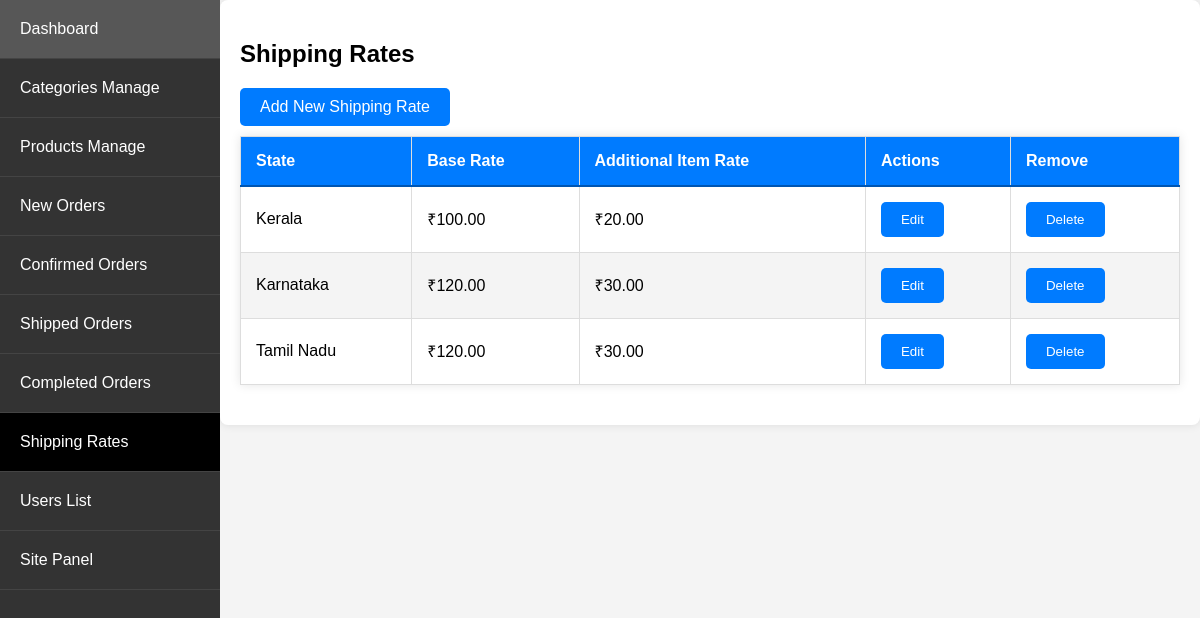
The page /admin_app/admin_app/shipping-rates/ (signed in) on the database as committed earlier.
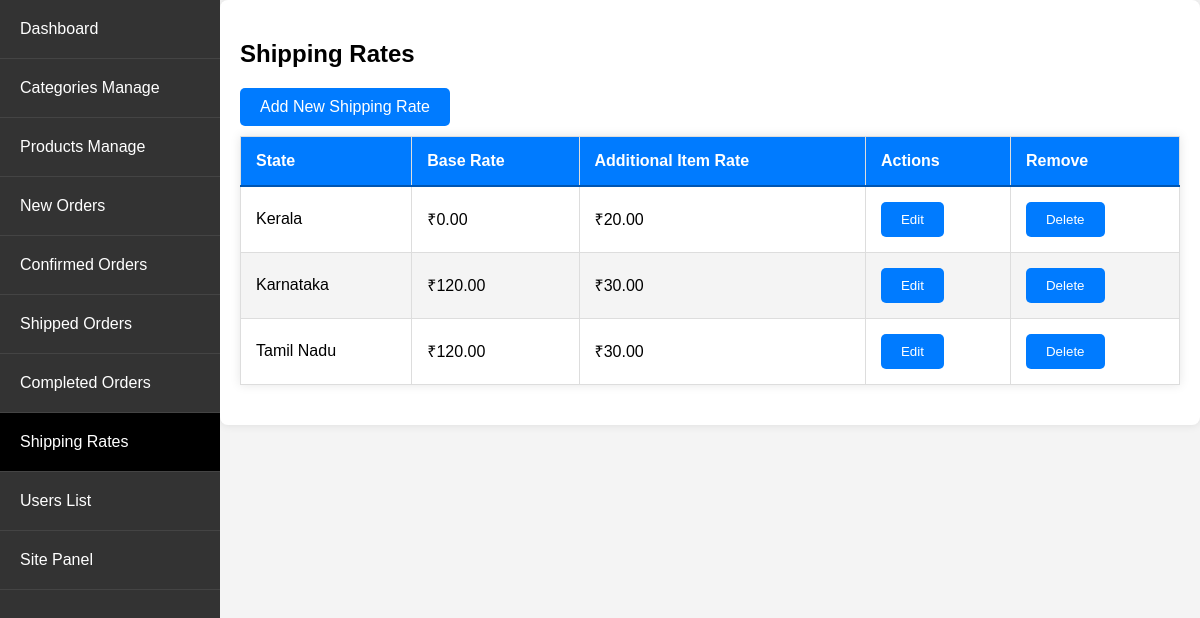
The same page on the database as committed later.
### store/models.py (models this page shows, shortened)
class ShippingRate(models.Model):
    state = models.CharField(max_length=100, unique=True)
    base_rate = models.DecimalField(max_digits=6, decimal_places=2)
    additional_item_rate = models.DecimalField(max_digits=6, decimal_places=2)

### admin_app/views.py (the view)
# urls.py: path('admin_app/shipping-rates/', views.shipping_rate_list, name='shipping_rate_list'),
@login_required
@user_passes_test(is_admin)
def shipping_rate_list(request):
    shipping_rates = ShippingRate.objects.all()
    return render(request, 'admin_app/shipping_rate_list.html', {'shipping_rates': shipping_rates})

### admin_app/views.py (called while the page is built)
def is_admin(user):
    return user.is_superuser

### store/context_processors.py (called while the page is built)
def menu_link(request): # this function don't wanna call to work, it's defined in setting to work
    links_list = Category.objects.annotate(
        num_products=Count('product', filter=Q(product__active=True, product__stock__gt=0))
    ).filter(num_products__gt=0).order_by('priority', 'name')  # Add an order_by clause here
    paginator3 = Paginator(links_list, 8)
    try:
        page = int(request.GET.get('page', '1'))
    except:
        page = 1
    try:
        links = paginator3.page(page)
    except (InvalidPage, EmptyPage):
        links = paginator3.page(paginator3.num_pages)
    return dict(links=links)

def cart_data(request):
    data = cartData(request)
    cartItems = data['cartItems']
    return {'cartItems': cartItems}

def wishlist_count(request):
    if request.user.is_authenticated:
        wishlist_count = Wishlist.objects.filter(user=request.user).count()
    else:
        cookie_data = cookieWishlist(request)
        wishlist_count = cookie_data['wishlist_count']
    return {'wishlist_count': wishlist_count}

### admin_app/templates/admin_app/shipping_rate_list.html
{% extends 'admin_app/base_admin.html' %}
{% block content %}
<h2>Shipping Rates</h2>
<a href="{% url 'admin_app:shipping_rate_create' %}" class="button_proudct_list" style="margin-bottom: 10px;">Add New Shipping Rate</a>
<table class="table">
    <thead>
        <tr>
            <th>State</th>
            <th>Base Rate</th>
            <th>Additional Item Rate</th>
            <th>Actions</th>
            <th>Remove</th>
        </tr>
    </thead>
    <tbody>
        {% for rate in shipping_rates %}
        <tr>
            <td>{{ rate.state }}</td>
            <td>₹{{ rate.base_rate }}</td>
            <td>₹{{ rate.additional_item_rate }}</td>
            <td>
                <a href="{% url 'admin_app:shipping_rate_update' rate.pk %}" class="btn btn-sm btn-primary">
                    <button type="button" class="btn btn-primary">Edit</button>
                </a>
            </td>
            <td>
                <a href="{% url 'admin_app:shipping_rate_delete' rate.pk %}" class="btn btn-sm btn-danger">
                    <button type="button" class="btn btn-primary">Delete</button>
                </a>
            </td>
        </tr>
        {% endfor %}
    </tbody>
</table>
{% endblock %}

Rows that differ between the two databases and show on the page:
changed ShippingRate "Kerala": base_rate "100.00" → "0.00"
